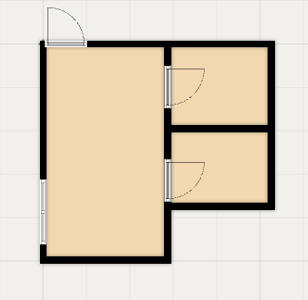
#> input picture OPENCV/Photos/bp8.png, 308 x 300 px, found by its file name
$ python detect.py
#> lines starting #> are read from the running program, lines starting #| are printed output that depends on the picture; after the words box and inside, x2 and y2 are one past the last pixel; in counts of white or black regions, pixels touching at a corner belong together
import cv2 as cv
import numpy as np
import matplotlib.pyplot as plt

def detect_floor_plan_elements(image_path):
#> called with image_path = 'path_to_your_floor_plan_image.jpg'
    image_path = "/Users/imashiariyasinghe/Documents/GitHub/3Dimension/OPENCV/Photos/bp8.png"
    image = cv.imread(image_path)
#> image is the input picture: shape (300, 308, 3); mean B, G, R 191.8, 209.9, 221.2
    if image is None:
        print(f"Error: Could not load image from {image_path}")
        return None, None, None

    # Create a copy for visualization
    visualization = image.copy()

    # Preprocessing
    gray = cv.cvtColor(image, cv.COLOR_BGR2GRAY)
    blurred = cv.GaussianBlur(gray, (5, 5), 0)
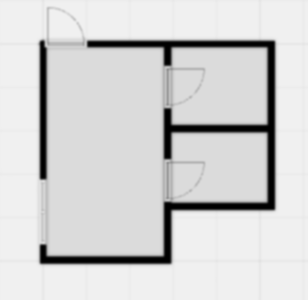
#> blurred: shape (300, 308); min 0, max 241, mean 211.1

    # Binary thresholding to separate black lines from background
    _, binary = cv.threshold(blurred, 200, 255, cv.THRESH_BINARY_INV)
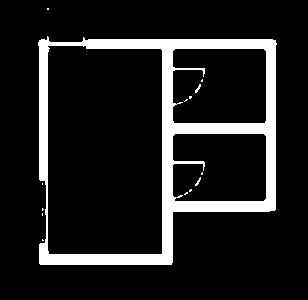
#> binary: shape (300, 308); 12.3% white; 14 white regions (11 under 20 px), largest, box (x1, y1, x2, y2) and area: (38, 36, 277, 265) 11235, (195, 84, 201, 93) 23, (195, 177, 201, 186) 20

    # Edge detection
    edges = cv.Canny(binary, 50, 150)
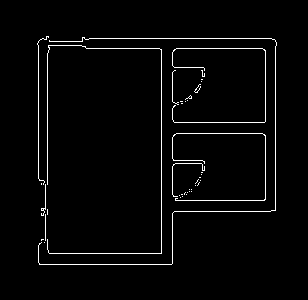
#> edges: shape (300, 308); 2.6% white in thin lines or dots, all inside (x1, y1, x2, y2) = (37, 36, 277, 265)

    # Morphological operations to connect nearby edges
    kernel = np.ones((3, 3), np.uint8)
    dilated_edges = cv.dilate(edges, kernel, iterations=1)
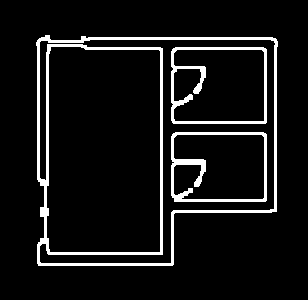
#> dilated_edges: shape (300, 308); 8% white; 3 white regions

    # Find contours for wall detection
    contours, _ = cv.findContours(dilated_edges, cv.RETR_EXTERNAL, cv.CHAIN_APPROX_SIMPLE)
#> contours = 1 contour; box (x1, y1, x2, y2) and area: (36, 35, 278, 266) 48587

    # Wall detection (straight lines)
    wall_mask = np.zeros_like(gray)

    # Hough lines for straight wall segments
    lines = cv.HoughLinesP(
        dilated_edges,
        rho=1,
        theta=np.pi/180,
        threshold=20,
        minLineLength=15,  # Walls are usually longer
        maxLineGap=10      # Allow small gaps in walls
    )
#> lines = 84 rows, first 6: [81, 39, 230, 37], [161, 265, 161, 37], [45, 243, 49, 35], [172, 197, 173, 84], [160, 265, 160, 37], [275, 211, 275, 38]

    # Create wall mask
    if lines is not None:
        for line in lines:
            x1, y1, x2, y2 = line[0]
            cv.line(wall_mask, (x1, y1), (x2, y2), 255, 2)
#> this loop made 84 passes
#> (x1, y1, x2, y2) on passes 1 to 12: (81, 39, 230, 37), (161, 265, 161, 37), (45, 243, 49, 35), (172, 197, 173, 84), (160, 265, 160, 37), (275, 211, 275, 38), (44, 243, 45, 180), (274, 211, 274, 38), (38, 181, 38, 39), (171, 120, 171, 51), (37, 253, 173, 253), (85, 49, 162, 48)
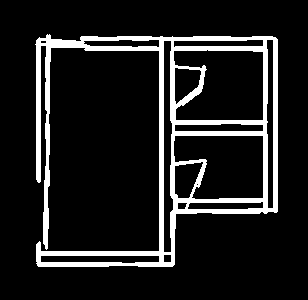
#> wall_mask: shape (300, 308); 12.2% white; 1 white region

    # Door detection (looking for arc patterns)
    door_mask = np.zeros_like(gray)

    # Use Hough Circles to detect the door arcs
    # The parameters need tuning based on your specific floor plan style
    circles = cv.HoughCircles(
        blurred,
        cv.HOUGH_GRADIENT,
        dp=1,
        minDist=20,
        param1=50,
        param2=30,
        minRadius=10,
        maxRadius=40
    )
#> circles = None

    # Process detected circles to identify door arcs
    if circles is not None:
        circles = np.uint16(np.around(circles))
        for i in circles[0, :]:
            # Check if this is potentially a door arc (quarter circle)
            # This is a simplified approach; real implementation needs more checks
            # Draw detected door on the door mask and visualization
            cv.circle(door_mask, (i[0], i[1]), i[2]//2, 255, 2)
            cv.circle(visualization, (i[0], i[1]), i[2]//2, (0, 0, 255), 2)  # Red for doors

    # Window detection (straight lines not part of walls, typically shorter)
    window_mask = np.zeros_like(gray)

    # Use contour properties to identify potential windows
    for contour in contours:
        # Simplify the contour to get a polygon approximation
        perimeter = cv.arcLength(contour, True)
        approx = cv.approxPolyDP(contour, 0.02 * perimeter, True)

        # Calculate area and aspect ratio
        area = cv.contourArea(contour)
        x, y, w, h = cv.boundingRect(contour)
        aspect_ratio = float(w) / h if h > 0 else 0

        # Windows are typically rectangular with specific aspect ratios and sizes
        if 4 <= len(approx) <= 6 and 100 < area < 1000 and 0.2 < aspect_ratio < 5:
            # This is a potential window - check if it's on a wall
            roi = wall_mask[y:y+h, x:x+w]
            if np.sum(roi) > 0:  # If there's overlap with a wall
                cv.drawContours(window_mask, [contour], 0, 255, 2)
                cv.drawContours(visualization, [contour], 0, (255, 0, 0), 2)  # Blue for windows
#> this loop made 1 pass
#> (perimeter, area, x, y, w, h, aspect_ratio) on pass 1: (957.6, 48587, 36, 35, 242, 231, 1.05)
#> window_mask: shape (300, 308); every value is 0

    # Visualize the results in a multi-panel figure
    wall_visualization = image.copy()
    door_visualization = image.copy()
    window_visualization = image.copy()

    # Draw detections on the respective visualizations
    wall_contours, _ = cv.findContours(wall_mask, cv.RETR_EXTERNAL, cv.CHAIN_APPROX_SIMPLE)
#> wall_contours = 1 contour; box (x1, y1, x2, y2) and area: (35, 34, 278, 267) 26129
    cv.drawContours(wall_visualization, wall_contours, -1, (0, 255, 0), 2)  # Green for walls
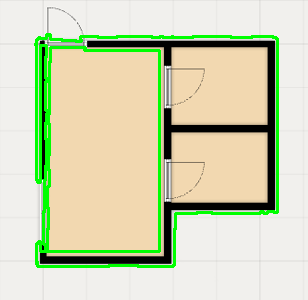
#> wall_visualization: shape (300, 308, 3); 6.19% of pixels changed, all inside (x1, y1, x2, y2) = (34, 33, 279, 268)

    door_contours, _ = cv.findContours(door_mask, cv.RETR_EXTERNAL, cv.CHAIN_APPROX_SIMPLE)
#> door_contours = []
    cv.drawContours(door_visualization, door_contours, -1, (0, 0, 255), 2)  # Red for doors

    window_contours, _ = cv.findContours(window_mask, cv.RETR_EXTERNAL, cv.CHAIN_APPROX_SIMPLE)
#> window_contours = []
    cv.drawContours(window_visualization, window_contours, -1, (255, 0, 0), 2)  # Blue for windows

    return wall_visualization, door_visualization, window_visualization, visualization

def display_results(wall_vis, door_vis, window_vis, combined_vis):
    plt.figure(figsize=(20, 10))

    plt.subplot(221)
    plt.title('Wall Detection')
    plt.imshow(cv.cvtColor(wall_vis, cv.COLOR_BGR2RGB))

    plt.subplot(222)
    plt.title('Door Detection')
    plt.imshow(cv.cvtColor(door_vis, cv.COLOR_BGR2RGB))

    plt.subplot(223)
    plt.title('Window Detection')
    plt.imshow(cv.cvtColor(window_vis, cv.COLOR_BGR2RGB))

    plt.subplot(224)
    plt.title('Combined Detection')
    plt.imshow(cv.cvtColor(combined_vis, cv.COLOR_BGR2RGB))

    plt.tight_layout()
    plt.show()
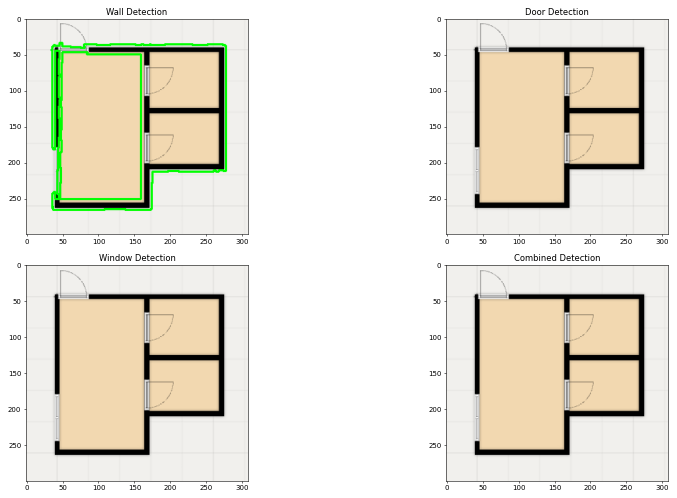
#> figure drawn by matplotlib, 4 panels

# Main execution
if __name__ == "__main__":
    image_path = "path_to_your_floor_plan_image.jpg"
    wall_vis, door_vis, window_vis, combined_vis = detect_floor_plan_elements(image_path)

    if wall_vis is not None:
        display_results(wall_vis, door_vis, window_vis, combined_vis)
